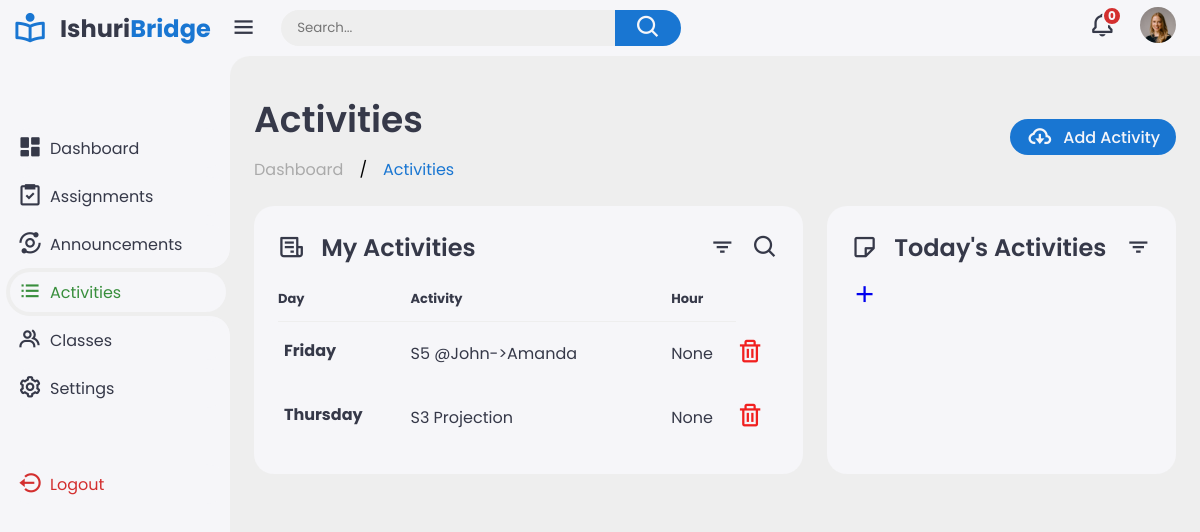
The app's page /activities/ (signed in), older data.
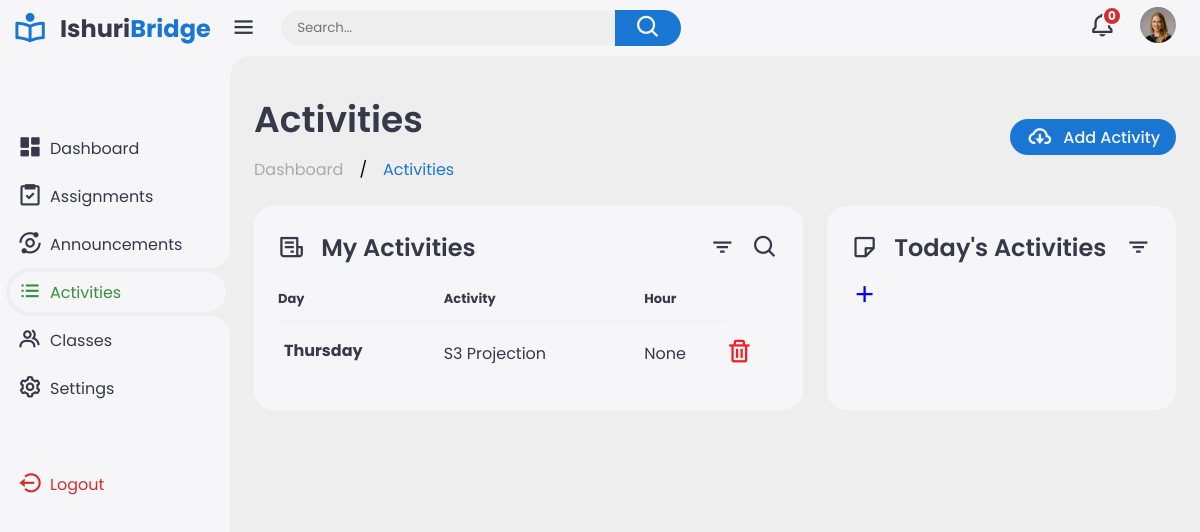
The same page, newer data.
### base/models.py (models this page shows, shortened)
class Event(models.Model):
    host = models.ForeignKey(Teacher, on_delete=models.CASCADE, null=True)
    name = models.CharField(max_length=200, null=True)
    description = models.TextField(null=False)
    hour = models.CharField(max_length=100, null=True)
    day = models.CharField(max_length=200,null=True)

### base/views.py (the view)
# urls.py: path('activities/', views.viewActivities, name="view-activities"),
@login_required(login_url='login')
def viewActivities(request):
    owner = Q(host=request.user)
    now = datetime.now()
    current_day = now.strftime("%A")
    current_time = Q(day=current_day)
    activities_today = Event.objects.filter(owner & current_time)
    activities = Event.objects.filter(host=request.user)
    events = Event.objects.all()
    announcements = Announcement.objects.all()
    context = {'events': events, 'announcements': announcements, 'activities_today': activities_today, 'activities': activities}
    return render(request, 'html/schedule-view.html', context)

### base/templates/html/schedule-view.html (shortened to what this page needs)
{% extends 'main.html' %}
{% load static %}
{% block content %}
<div class="sidebar">
    <a href="#" class="logo">
        <i class='bx bx-book-reader'></i>
        <div class="logo-name"><span>Ishuri</span>Bridge</div>
    </a>
    <ul class="side-menu">
        <li><a href="{% url 'teacher' %}"><i class='bx bxs-dashboard'></i>Dashboard</a></li>
        <li><a href="{% url 'view-assignments' %}"><i class='bx bx-task'></i>Assignments</a></li>
        <li><a href="#"><i class='bx bx-analyse'></i>Announcements</a></li>
        <li class="active"><a href="{% url 'view-activities'%}"><i class='bx bx-list-ul'></i>Activities</a></li>
        <li><a href="{% url 'classes-view' %}"><i class='bx bx-group'></i>Classes</a></li>
        <li><a href="{% url 'user-profile' request.user.id%}"><i class='bx bx-cog'></i>Settings</a></li>
    </ul>
    <ul class="side-menu">
        <li>
            <a href="{% url 'logout' %}" class="logout">
                <i class='bx bx-log-out-circle'></i>
                Logout
            </a>
        </li>
    </ul>
</div>
<div class="content">
    <main>
        <div class="header">
            <div class="left">
                <h1>Activities</h1>
                <ul class="breadcrumb">
                    <li><a href="#">
                            Dashboard
                        </a></li>
                    /
                    <li><a href="#" class="active">Activities</a></li>
                </ul>
            </div>
            <a href="{% url 'create-event' %}" class="report">
                <i class='bx bx-cloud-download'></i>
                <span>Add Activity</span>
            </a>
        </div>
        <div class="bottom-data">
            <div class="orders">
                <div class="header">
                    <i class='bx bx-receipt'></i>
                    <h3>My Activities</h3>
                    <i class='bx bx-filter'></i>
                    <i class='bx bx-search'></i>
                </div>
                <table>
                    <thead>
                        <tr>
                            <th>Day</th>
                            <th>Activity</th>
                            <th>Hour</th>
                        </tr>
                    </thead>
                    <tbody>
                        {% for field in activities %}
                        <tr>
                            <td><strong>{{field.day}}</strong></td>
                            <td>{{field.name}}</td>
                            <td>{{field.hour}}</td>
                            <td><a href="{% url 'delete-event' field.id %}"><i class='bx bx-trash' style="color: rgb(241, 31, 31);"></i></a></td>
                        </tr>
                        {% endfor %}
                    </tbody>
                </table>
            </div>
            <div class="reminders">
                <div class="header">
                    <i class='bx bx-note'></i>
                    <h3>Today's Activities</h3>
                    <i class='bx bx-filter'></i>
                    <a href="{% url 'create-event' %}"><i class='bx bx-plus'"></i></a>
                </div>
            </div>
        </div>
    </main>
</div>
{% endblock content %}

Row changes from the older to the newer data that the page shows:
removed Event: day "Friday", name "S5 @John->Amanda", hour "None"
